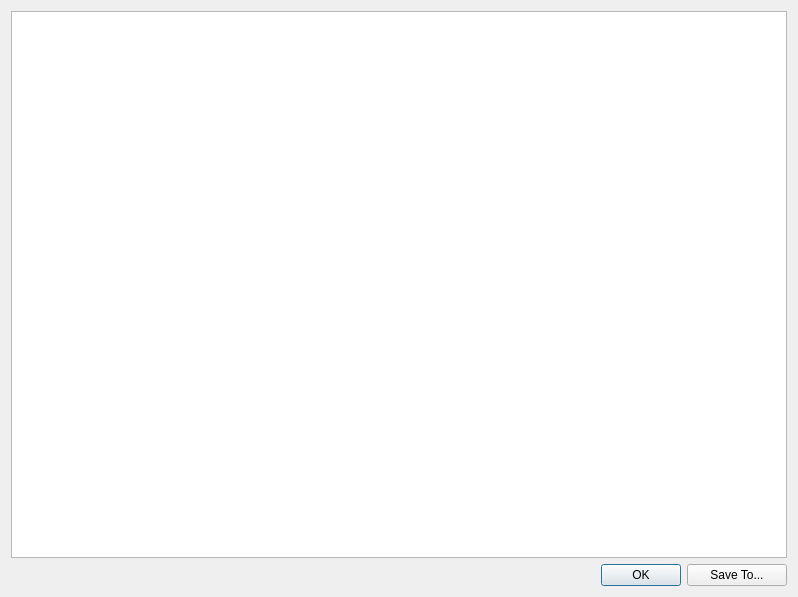
<?xml version="1.0" encoding="UTF-8"?>
<ui version="4.0">
 <class>ShowResultDialog</class>
 <widget class="QDialog" name="ShowResultDialog">
  <property name="geometry">
   <rect>
    <x>0</x>
    <y>0</y>
    <width>798</width>
    <height>597</height>
   </rect>
  </property>
  <property name="windowTitle">
   <string>Dialog</string>
  </property>
  <layout class="QVBoxLayout" name="verticalLayout">
   <item>
    <widget class="QPlainTextEdit" name="contentPlainText">
     <property name="font">
      <font>
       <family>Courier 10 Pitch</family>
      </font>
     </property>
     <property name="undoRedoEnabled">
      <bool>false</bool>
     </property>
     <property name="readOnly">
      <bool>true</bool>
     </property>
     <property name="plainText">
      <string notr="true"/>
     </property>
     <property name="placeholderText">
      <string notr="true"/>
     </property>
    </widget>
   </item>
   <item>
    <layout class="QHBoxLayout" name="horizontalLayout">
     <item>
      <spacer name="horizontalSpacer">
       <property name="orientation">
        <enum>Qt::Horizontal</enum>
       </property>
       <property name="sizeHint" stdset="0">
        <size>
         <width>40</width>
         <height>20</height>
        </size>
       </property>
      </spacer>
     </item>
     <item>
      <widget class="QPushButton" name="okButton">
       <property name="text">
        <string>OK</string>
       </property>
      </widget>
     </item>
     <item>
      <widget class="QPushButton" name="saveAsButton">
       <property name="minimumSize">
        <size>
         <width>100</width>
         <height>0</height>
        </size>
       </property>
       <property name="text">
        <string>Save To...</string>
       </property>
      </widget>
     </item>
    </layout>
   </item>
  </layout>
 </widget>
 <resources/>
 <connections/>
</ui>
